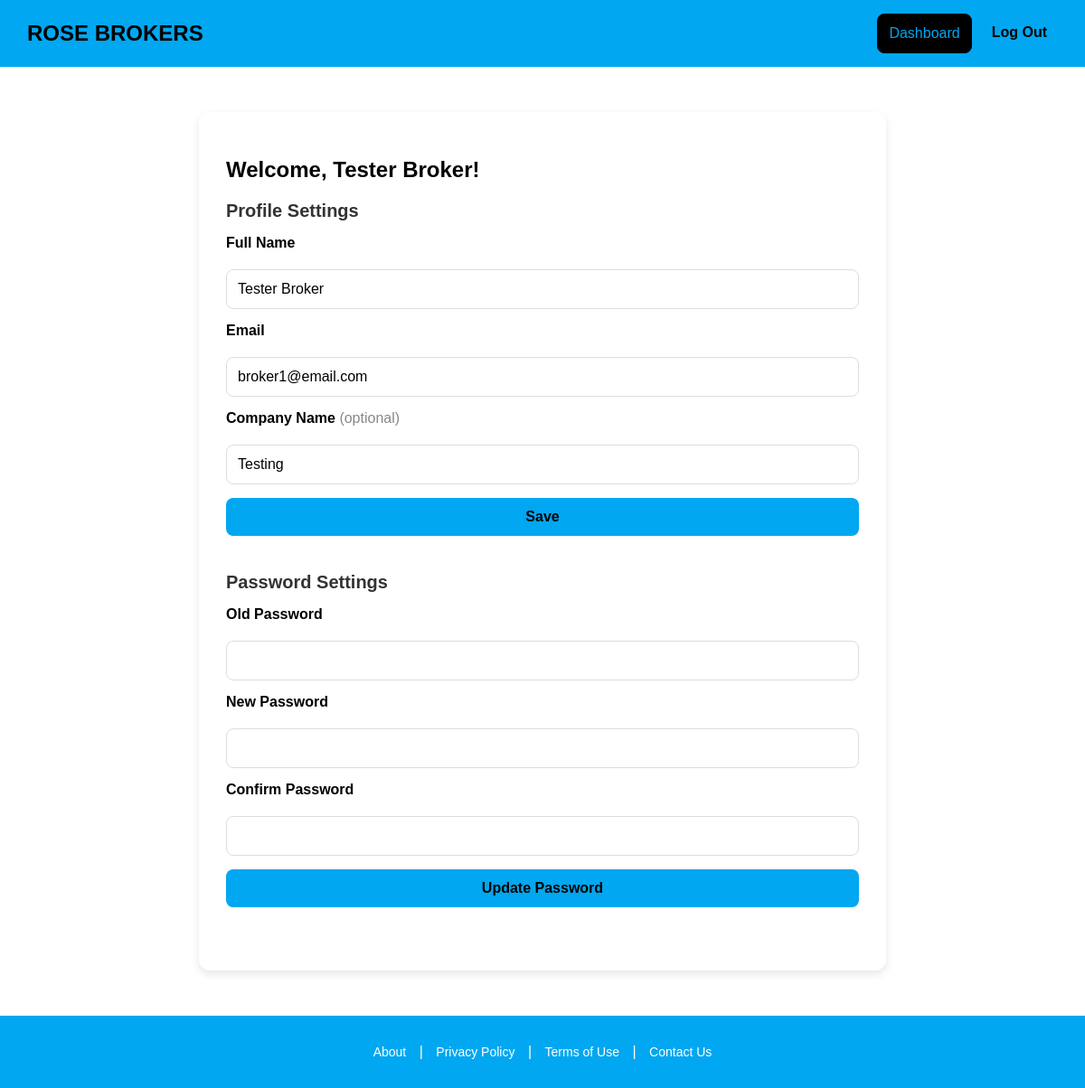
The app's page /broker-setting.php (signed in) with its own data.
### tables this page shows
CREATE TABLE "Broker" (
	"BrokerId"	INTEGER,
	"Email"	TEXT NOT NULL UNIQUE,
	"FullName"	TEXT NOT NULL,
	"CompanyName"	TEXT,
	"ProductId"	INTEGER,
	"Password"	TEXT NOT NULL,
	PRIMARY KEY("BrokerId" AUTOINCREMENT),
	FOREIGN KEY("ProductId") REFERENCES "Product"("ProductId")
);

### broker-setting.php (the view, shortened to what this page needs)
<?php
include 'db.php';
$brokerId = $_SESSION['user_id'];
$stmt = $conn->prepare("SELECT FullName, Email, CompanyName FROM Broker WHERE BrokerId = ?");
$stmt->execute([$brokerId]);
$broker = $stmt->fetch(PDO::FETCH_ASSOC);
?>
<!DOCTYPE html>
<html lang="en">
<head>
    <link rel="stylesheet" href="css/global.css" />
</head>
<body>
<header class="navbar">
<a href="index.html" class="navbar__title-link"><h1 class="navbar__title">ROSE BROKERS</h1></a>
    <div class="navbar__buttons">
        <a href="broker-dashboard.php"><button class="btn btn--register">Dashboard</button></a>
        <a href="logout.php"><button class="btn btn--login">Log Out</button></a>
    </div>
</header>
<section class="profile-page__container">
    <div class="profile-page__content">
        <h2 class="profile-page__title">Welcome, <?php echo htmlspecialchars($_SESSION['fullname']); ?>!</h2>
        <div class="profile-page__section">
            <h3 class="profile-page__section-title">Profile Settings</h3>
            <form class="profile-page__form" method="POST">
                <label for="FullName" class="profile-page__label">Full Name</label>
                <input type="text" id="FullName" name="FullName" class="profile-page__input" value="<?php echo htmlspecialchars($broker['FullName']); ?>" required>
                <label for="email" class="profile-page__label">Email</label>
                <input type="email" id="email" name="email" class="profile-page__input" value="<?php echo htmlspecialchars($broker['Email']); ?>" required>
                <label for="CompanyName" class="profile-page__label">Company Name <span style="font-weight: normal; color: #888;">(optional)</span></label>
                <input type="text" id="CompanyName" name="CompanyName" class="profile-page__input" value="<?php echo htmlspecialchars($broker['CompanyName']); ?>">
                <button type="submit" class="profile-page__btn profile-page__btn--save">Save</button>
            </form>
        </div>
        <div class="profile-page__section">
            <h3 class="profile-page__section-title">Password Settings</h3>
            <form class="profile-page__form" method="POST">
                <label for="old_password" class="profile-page__label">Old Password</label>
                <input type="password" id="old_password" name="old_password" class="profile-page__input">
                <label for="new_password" class="profile-page__label">New Password</label>
                <input type="password" id="new_password" name="new_password" class="profile-page__input">
                <label for="confirm_password" class="profile-page__label">Confirm Password</label>
                <input type="password" id="confirm_password" name="confirm_password" class="profile-page__input">
                <button type="submit" class="profile-page__btn profile-page__btn--save">Update Password</button>
            </form>
        </div>
    </div>
</section>
<footer class="footer">
    <p class="footer__text">
        <a href="/about.html">About</a> | <a href="/privacy.html">Privacy Policy</a> |
        <a href="/terms.html">Terms of Use</a> | <a href="/contact.html">Contact Us</a>
    </p>
</footer>
</body>
</html>

### css/global.css (style rules this page uses)
body { font-family: Arial, sans-serif; margin: 0; padding: 0; background-color: white; }
.navbar { background-color: #01A7F0; color: black; display: flex; justify-content: space-between; align-items: center; padding: 15px 30px; }
.navbar__title { margin: 0; font-size: 24px; font-weight: bold; text-decoration: none; }
.navbar__title-link { text-decoration: none; color: inherit; }
.navbar__buttons { display: flex; gap: 10px; }
.btn { padding: 12px; border: none; border-radius: 8px; font-size: 16px; cursor: pointer; width: 100%; }
.btn--login { background-color: #01A7F0; color: black; font-weight: bold; border-color: black; border-width: 4px; }
.btn--register { background-color: black; color: #01A7F0; border: 1px solid #000000; }
.profile-page__container { max-width: 700px; margin: 50px auto; background-color: #fff; padding: 30px; border-radius: 12px; box-shadow: 0 4px 10px rgba(0, 0, 0, 0.1); }
.profile-page__section { margin-bottom: 40px; text-align: left; }
.profile-page__section-title { font-size: 20px; margin-bottom: 15px; color: #333; }
.profile-page__form { display: flex; flex-direction: column; gap: 15px; }
.profile-page__label { font-weight: bold; margin-bottom: 5px; }
.profile-page__input { padding: 12px; border: 1px solid #ddd; border-radius: 8px; font-size: 16px; }
.profile-page__btn { padding: 12px 20px; border: none; border-radius: 8px; font-size: 16px; cursor: pointer; }
.profile-page__btn--save { background-color: #01A7F0; color: black; font-weight: bold; }
.footer { background-color: #01A7F0; color: white; text-align: center; padding: 15px; margin-top: 40px; }
.footer__text a { color: white; text-decoration: none; margin: 0 10px; font-size: 14px; }

### records on screen
broker: FullName "Tester Broker", email "broker1@email.com", CompanyName "Testing"

### other values on screen
$_SESSION['fullname'] "Tester Broker"
